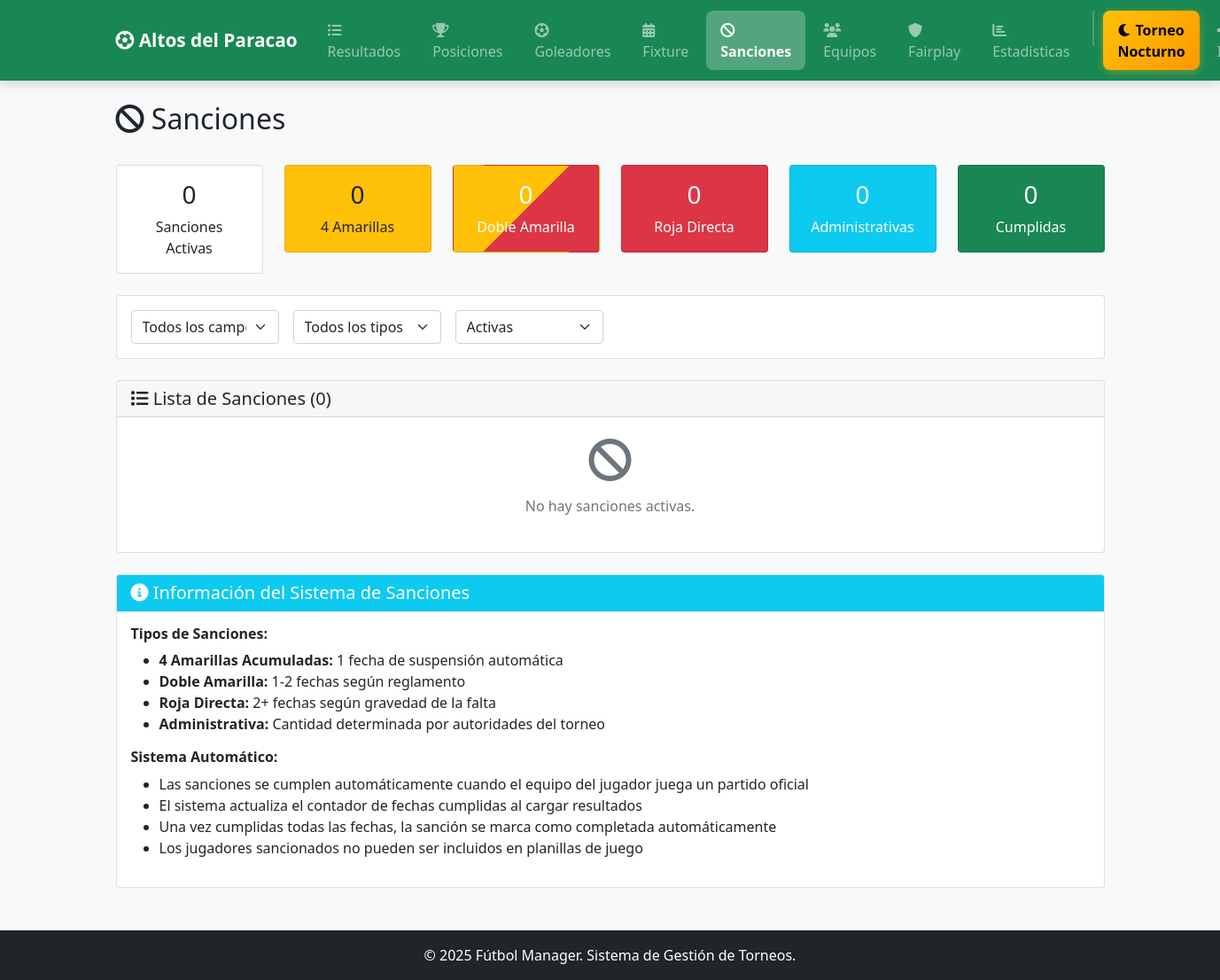
The app's page /public/sanciones.php, older data.
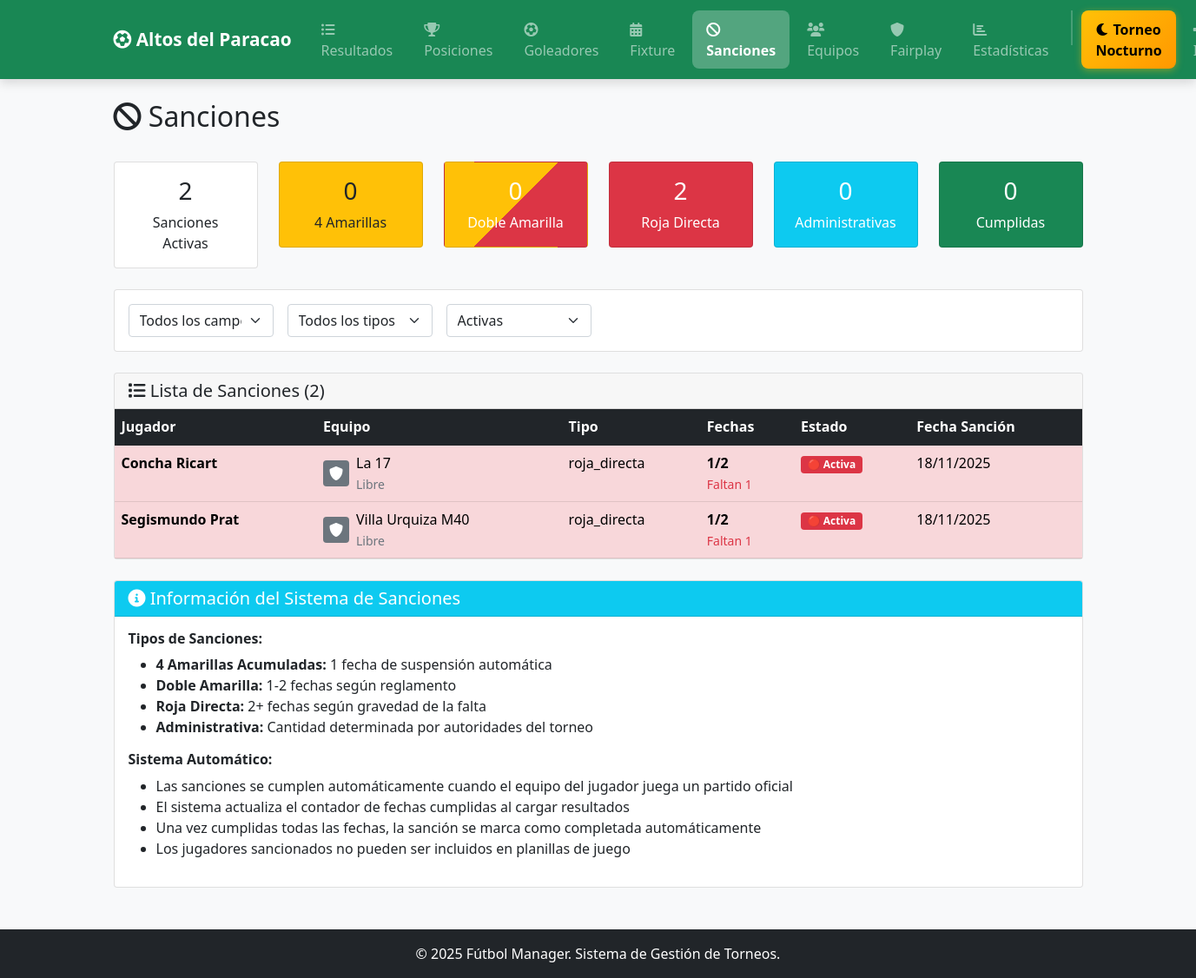
The same page, newer data.
### tables this page shows
CREATE TABLE `sanciones` (
  `id` int(11) NOT NULL,
  `jugador_id` int(11) NOT NULL,
  `campeonato_id` int(11) DEFAULT NULL COMMENT 'ID del campeonato al que pertenece la sanción',
  `tipo_torneo` enum('normal','zona','eliminatoria') DEFAULT 'normal' COMMENT 'Tipo de torneo donde se aplica la sanción',
  `tipo` enum('amarillas_acumuladas','doble_amarilla','roja_directa','administrativa') NOT NULL,
  `partidos_suspension` int(11) NOT NULL,
  `partidos_cumplidos` int(11) DEFAULT 0,
  `descripcion` text DEFAULT NULL,
  `activa` tinyint(1) DEFAULT 1,
  `fecha_sancion` date NOT NULL,
  `partido_origen_id` int(11) DEFAULT NULL COMMENT 'ID del partido donde se generó la sanción. Las sanciones no se cumplen en el mismo partido donde se generaron.'
);

CREATE TABLE `jugadores` (
  `id` int(11) NOT NULL,
  `equipo_id` int(11) NOT NULL,
  `dni` varchar(20) NOT NULL,
  `apellido_nombre` varchar(150) NOT NULL,
  `fecha_nacimiento` date NOT NULL,
  `foto` varchar(255) DEFAULT NULL,
  `activo` tinyint(1) DEFAULT 1,
  `amarillas_acumuladas` int(11) DEFAULT 0,
  `created_at` timestamp NULL DEFAULT current_timestamp()
);

CREATE TABLE `equipos` (
  `id` int(11) NOT NULL,
  `categoria_id` int(11) NOT NULL,
  `nombre` varchar(100) NOT NULL,
  `logo` varchar(255) DEFAULT NULL,
  `color_camiseta` varchar(50) DEFAULT NULL,
  `director_tecnico` varchar(100) DEFAULT NULL,
  `activo` tinyint(1) DEFAULT 1,
  `created_at` timestamp NULL DEFAULT current_timestamp()
);

CREATE TABLE `categorias` (
  `id` int(11) NOT NULL,
  `campeonato_id` int(11) NOT NULL,
  `nombre` varchar(50) NOT NULL,
  `descripcion` text DEFAULT NULL,
  `activa` tinyint(1) DEFAULT 1
);

### public/sanciones.php (the view, shortened to what the changed rows need)
<?php
 $db = Database::getInstance()->getConnection();
 $filtro_estado = $_GET['estado'] ?? '';
 $where_conditions = [];
 $params = [];
 $sql = "
    SELECT s.*, j.apellido_nombre, j.dni, e.nombre as equipo, e.logo as equipo_logo, c.nombre as categoria,
           (s.partidos_suspension - s.partidos_cumplidos) as fechas_restantes,
           CASE
               WHEN s.activa = 1 THEN 'Activa'
               ELSE 'Cumplida'
           END as estado_texto
    FROM sanciones s
    JOIN jugadores j ON s.jugador_id = j.id
    JOIN equipos e ON j.equipo_id = e.id
    JOIN categorias c ON e.categoria_id = c.id
";
if ($filtro_estado === 'activa') {
    $where_conditions[] = "s.activa = 1";
} elseif ($filtro_estado === 'cumplida') {
    $where_conditions[] = "s.activa = 0";
} else {
    $where_conditions[] = "s.activa = 1";
}
if (!empty($where_conditions)) {
    $sql .= " WHERE " . implode(" AND ", $where_conditions);
}
 $sql .= " ORDER BY s.fecha_sancion DESC, s.activa DESC";
 $stmt = $db->prepare($sql);
 $stmt->execute($params);
 $sanciones = $stmt->fetchAll();
?>
<!DOCTYPE html>
<html lang="es">
<head>
    <link href="https://cdnjs.cloudflare.com/ajax/libs/bootstrap/5.1.3/css/bootstrap.min.css" rel="stylesheet">
    <link href="https://cdnjs.cloudflare.com/ajax/libs/font-awesome/6.0.0/css/all.min.css" rel="stylesheet">
</head>
<body>
    <main class="container mt-4">
        <div class="d-flex justify-content-between align-items-center mb-4">
            <h2><i class="fas fa-ban"></i> Sanciones </h2>
        </div>
        <div class="row mb-4">
            <div class="col-md-2">
                <div class="card estadisticas">
                    <div class="card-body text-center">
                        <h3><?= count(array_filter($sanciones, fn($s) => $s['activa'] == 1)) ?></h3>
                        <p class="mb-0">Sanciones Activas</p>
                    </div>
                </div>
            </div>
            <div class="col-md-2">
                <div class="card bg-danger text-white">
                    <div class="card-body text-center">
                        <h3><?= count(array_filter($sanciones, fn($s) => $s['tipo'] == 'roja_directa' && $s['activa'] == 1)) ?></h3>
                        <p class="mb-0">Roja Directa</p>
                    </div>
                </div>
            </div>
        </div>
        <div class="card">
            <div class="card-header">
                <h5 class="mb-0"><i class="fas fa-list"></i> Lista de Sanciones (<?= count($sanciones) ?>)</h5>
            </div>
            <div class="card-body p-0">
                <?php if(empty($sanciones)): ?>
                    <div class="text-center p-4">
                        <i class="fas fa-ban fa-3x text-muted mb-3"></i>
                        <p class="text-muted">
                            <?php if ($filtro_estado === 'cumplida'): ?>
                                No hay sanciones cumplidas.
                            <?php else: ?>
                                No hay sanciones activas.
                            <?php endif; ?>
                        </p>
                    </div>
                <?php else: ?>
                    <div class="table-responsive">
                        <table class="table table-hover mb-0">
                            <thead class="table-dark">
                                <tr>
                                    <th>Jugador</th>
                                    <th class="d-none-mobile">Equipo</th>
                                    <th>Tipo</th>
                                    <th>Fechas</th>
                                    <th class="hide-xs">Estado</th>
                                    <th class="d-none-mobile">Fecha Sanción</th>
                                </tr>
                            </thead>
                            <tbody>
                                <?php foreach($sanciones as $s): ?>
                                    <tr class="<?= $s['activa'] ? 'table-danger' : 'table-success' ?>">
                                        <td>
                                            <strong><?= htmlspecialchars($s['apellido_nombre']) ?></strong><br>
                                        </td>
                                        <td class="d-none-mobile">
                                            <div class="d-flex align-items-center">
                                                <?php if(!empty($s['equipo_logo'])): ?>
                                                    <img src="../uploads/<?= htmlspecialchars($s['equipo_logo']) ?>"
                                                         alt="<?= htmlspecialchars($s['equipo']) ?>"
                                                         class="me-2"
                                                         style="width: 30px; height: 30px; object-fit: contain;">
                                                <?php else: ?>
                                                    <div class="me-2 bg-secondary rounded d-flex align-items-center justify-content-center"
                                                         style="width: 30px; height: 30px;">
                                                        <i class="fas fa-shield-alt text-white" style="font-size: 16px;"></i>
                                                    </div>
                                                <?php endif; ?>
                                                <div>
                                                    <?= htmlspecialchars($s['equipo']) ?><br>
                                                    <small class="text-muted"><?= htmlspecialchars($s['categoria']) ?></small>
                                                </div>
                                            </div>
                                        </td>
                                        <td>
                                            <?php
                                            $badges = [
                                                'amarillas_acumuladas' => '<span class="badge bg-warning text-dark">🟨 4 Amarillas</span>',
                                                'doble_amarilla' => '<span class="badge bg-danger">🟨🟥 Doble Amarilla</span>',
                                                'roja_directa' => '<span class="badge bg-danger">🟥 Roja Directa</span>',
                                                'administrativa' => '<span class="badge bg-info">📋 Administrativa</span>'
                                            ];
                                            echo $badges[$s['tipo']] ?? htmlspecialchars($s['tipo']);
                                            ?>
                                        </td>
                                        <td>
                                            <strong><?= min($s['partidos_cumplidos'], $s['partidos_suspension']) ?>/<?= $s['partidos_suspension'] ?></strong><br>
                                            <?php if($s['fechas_restantes'] > 0): ?>
                                                <small class="text-danger">Faltan <?= $s['fechas_restantes'] ?></small>
                                            <?php else: ?>
                                                <small class="text-success">✓ Cumplida</small>
                                            <?php endif; ?>
                                            <?php if($s['activa']): ?>
                                                <br><span class="badge bg-danger d-md-none">🔴 Activa</span>
                                            <?php else: ?>
                                                <br><span class="badge bg-success d-md-none">✓ Cumplida</span>
                                            <?php endif; ?>
                                        </td>
                                        <td class="hide-xs">
                                            <?php if($s['activa']): ?>
                                                <span class="badge bg-danger">🔴 Activa</span>
                                            <?php else: ?>
                                                <span class="badge bg-success">✓ Cumplida</span>
                                            <?php endif; ?>
                                        </td>
                                        <td class="d-none-mobile"><?= date('d/m/Y', strtotime($s['fecha_sancion'])) ?></td>
                                    </tr>
                                <?php endforeach; ?>
                            </tbody>
                        </table>
                    </div>
                <?php endif; ?>
            </div>
        </div>
    </main>
</body>
</html>

Row changes from the older to the newer data that the page shows:
added sanciones: jugador.apellido_nombre "Concha Ricart", equipos.nombre "La 17", categorias.nombre "Libre", tipo "roja_directa", partidos_cumplidos "1", partidos_suspension "2", fechas_restantes "1", activa "🔴 Activa", fecha_sancion "18/11/2025"
added sanciones: jugador.apellido_nombre "Segismundo Prat", equipos.nombre "Villa Urquiza M40", categorias.nombre "Libre", tipo "roja_directa", partidos_cumplidos "1", partidos_suspension "2", fechas_restantes "1", activa "🔴 Activa", fecha_sancion "18/11/2025"
Text that changed along with them:
count(array_filter($sanciones, fn($s) => $s['activa'] == 1)): "0" → "2"
count($sanciones): "0" → "2"
text no longer shown: "0 No hay sanciones activas."
text now shown: "2 Jugador Equipo Tipo Fechas Estado Fecha Sanción"
